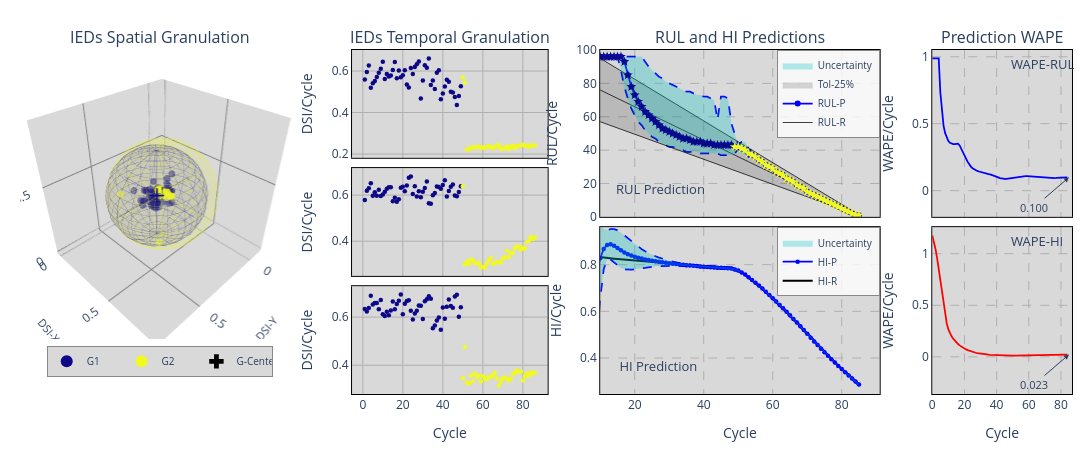

Write notebook code for a chart like this one.
### Code cell
params = [3.5,28,[70],8,0,1,2,5,19,1,0]
m,nI,nR,nO,mO,N1,N2,N3,τ,mode,act = params
X, Y, Z = PrepareData(RS, HI, nI, nO, mO, 1, mode)
ref, J = RefEoL(sig, EOL, nI, mO, mode)
if len(X) < J: print(f'Aviso: nO={nO} > {nOMax(sig, EOL)}: o fluxo termina antes do EoL (última RUL real = {J-len(X)+1}).')
nI = len(Y[0])
if isinstance(nR, str): nR = ast.literal_eval(nR)

# RUL intervalar (RULInterv2): protocolo 3 na janela de entrada + análise intervalar da rede (pesos numéricos)
RHO = 0.5                  # rho inicial: múltiplo do erro estimado do HI (eP) somado/subtraído aos valores previstos
RHO_DYN = True              # False: rho estático (= RHO)
RHO_UPDATE = 'occ'          # 'occ': controle online da cobertura (sugestão 2) | 'grad': subida de gradiente em V (sugestão 3)
# Sugestão 2 (ACI / conformal PID): err_k = 1 - cov_k;  q <- q + gamma*(err_k - alpha);  rho = q + KI*sum(err - alpha)
OCC_ALPHA = 0.07            # taxa de falha alvo: cobertura de longo prazo -> 1 - alpha (escolher pela cobertura no pico de V da varredura)
OCC_GAMMA = 0.2             # passo: cada falha soma gamma*(1-alpha) a rho; cada acerto subtrai gamma*alpha
OCC_KI, OCC_CSAT = 0.0, None   # termo integral opcional (KI=0 desliga); OCC_CSAT: saturação tanh do integrador (None = linear)
OCC_WIN = None              # None: gamma fixo | inteiro: gamma_k = gamma * max(escores |e|/e_est dos últimos OCC_WIN passos)
                            # (cuidado: com e_est ~ 0 os escores explodem e rho satura em RHO_MAX)
# Sugestão 3 (usada só se RHO_UPDATE = 'grad')
RHO_ETA, RHO_T, RHO_BETA = 0.1, 0.5, 0.75   # passo, temperatura da cobertura suavizada (escore |e|/e_est), momento
RHO_MIN, RHO_MAX = 1e-2, 10
# Modelo do erro do HI (RLS): 'log' (b0 + b1*ln x + b2*ln^2 x) ou 'poly' (grau NF_RLS com termo afim)
RLS_MODEL, NF_RLS, FF_RLS, DT_RLS = 'log', 3, 0.755, 1e6
INTR_STATE = 'reset'        # estado recorrente intervalar: 'reset' (só a incerteza da janela do passo) ou 'carry' (propagado)

teda=AutoCloud(m=m,nI=nI,nR=nR,nO=nO+mO,ηS=[N1,N2,N3],mode=mode,act=act,
               tau=τ,eol=EOL,ref=ref,wtaG=WTAG,wtaP=WTAP,feedback=FEEDBACK,mO=mO,
               rho=RHO,lam=LAM,intr_state=INTR_STATE,
               rho_dyn=RHO_DYN,rho_eta=RHO_ETA,rho_T=RHO_T,rho_beta=RHO_BETA,rho_min=RHO_MIN,rho_max=RHO_MAX,
               rho_update=RHO_UPDATE,occ_alpha=OCC_ALPHA,occ_gamma=OCC_GAMMA,occ_KI=OCC_KI,occ_Csat=OCC_CSAT,occ_win=OCC_WIN,
               rls_model=RLS_MODEL,nf_rls=NF_RLS,ff_rls=FF_RLS,dt_rls=DT_RLS
               )

for j,_ in enumerate(X[:J]):

    teda.run(X[j])
    teda.RUL_Prediction(Y[j],mode='interval',lim=len(sig)-nI+1,show=False)
    teda.WAPE_HI2(Y[j],Z[j])
    teda.Adapt(Y[j],Z[j])
    teda.UpdateRLS(mode='HI')

print(f"HI (HI_Granularity): cov={teda.cov:.3f} | sp={teda.sp:.3f} | V=média(cov*sp)={teda.V:.4f}")
print(f"rho: inicial={RHO} | modo={RHO_UPDATE} | mediana usada={np.median(teda.rho_used):.3f} | final={teda.rho:.3f}")
if RHO_UPDATE == 'occ':
    print(f"cobertura alvo 1-alpha={1-OCC_ALPHA:.3f} | obtida (passos com rho dinâmico)={1-teda.occ_err_hist.mean():.3f}")
PlotDSI_3D_PLY(teda,xi=10, yf=100)
